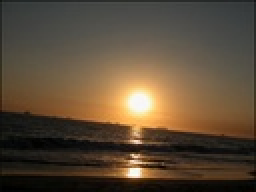
%> input picture CS 117/HW 1/crooked_horizon.jpg, 128 x 96 px, shrunk from 288 x 216 before the run (shown 2 times larger)
$ octave test_rotate_image.m   (GNU Octave 9; MATLAB toolbox functions it lacks are replaced by stand-ins)
%> lines starting %> are read from the running program, lines starting %| are printed output that depends on the picture
### CS 117/HW 1/Jinnie_Choi/rotate_image.m
function Irot = rotate_image(I,angle)
 %
 %   This function takes an image I and creates a new version of the image
 %   which is rotated by amount angle
 %
 % arguments:
 %
 %   I - the original grayscale image, stored as a matrix
 %   angle - the amount by which to rotate the image counter-clockwise, in degrees
 %
 % return value:
 %
 %   Irot - an image which containing the rotated original
 %

 [h, w] = size(I);

 if mod(w, 2) == 0
     rangeX = -w/2:(w/2 - 1);
 else
     rangeX = ceil(-w/2):floor(w/2);
 end

 if mod(h, 2) == 0
     rangeY = -h/2:(h/2 - 1);
 else
     rangeY = ceil(-h/2):floor(h/2);
 end

 [x, y] = meshgrid(rangeX, rangeY);

 rowI = I(:)';
 rotationX = rotate([x(:) y(:)]', -angle);

 minX = round(min(rotationX'));
 minY = round(min(rotationX'));
 maxX = round(max(rotationX'));
 maxY = round(max(rotationX'));

 [newX, newY] = meshgrid(minX:maxX, minY:maxY);

 Irot = griddata(rotationX(1, :), rotationX(2, :), rowI, newX(:), newY(:));
 Irot = reshape(Irot, size(newX));

end

### CS 117/HW 1/Jinnie_Choi/rotate.m
function Xrot = rotate(X,angle)
 % function Xrot = rotate(X,angle)
 %
 %   This function takes a set of points stored in X and
 %   applies a rotation specified by angle.
 %
 % arguments:
 %
 %   X :  a 2xN matrix of points where the first row gives the x coordinate
 %        of each point and the second row gives the y coordinate of each point
 %
 %   angle : the amount to rotate counter-clockwise, in degrees
 %
 %
 % return value:
 %
 %  Xrot : a 2xN matrix containing the rotated points.
 %

 degToRad = (angle/180) * pi;

 rotationMatrix = [cos(degToRad)  -sin(degToRad);
                   sin(degToRad)   cos(degToRad)];

 Xrot = rotationMatrix * X;

end

### CS 117/HW 1/Jinnie_Choi/test_rotate_image.m
image = im2double(rgb2gray(imread('crooked_horizon.jpg')));
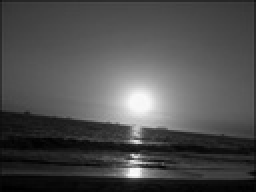
%> image: size 96x128 double (shown 2 times larger); min 0, max 0.988, mean 0.305
result = rotate_image(image, 45);
%> in rotate_image, `Irot = reshape(Irot, size(newX));`:
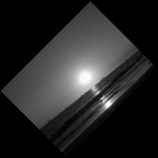
%> Irot: size 158x158 double; 51.69% of the values are NaN or infinite; the others: min 0.000149, max 0.986, mean 0.308; drawn with min black, max white, NaN and infinite black

figure(1);
imagesc(image);

newMap = contrast(image);
%> newMap = 256 rows, first 12: [0 0 0; 0.000958 0.000958 0.000958; 0.00255 0.00255 0.00255; 0.00471 0.00471 0.00471; 0.0087 0.0087 0.0087; 0.0132 0.0132 0.0132; 0.0199 0.0199 0.0199; 0.0296 0.0296 0.0296; 0.0383 0.0383 0.0383; 0.0467 0.0467 0.0467; 0.0557 0.0557 0.0557; 0.0622 0.0622 0.0622]
colormap(newMap);

figure(2);
imagesc(result);

newMap = contrast(image);
colormap(newMap);
